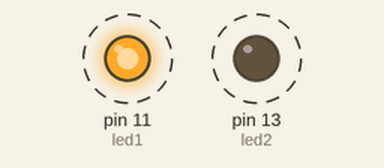
Recording of a program running on a simulated Raspberry Pi (header pin numbers). Shown: output pins drawn as LEDs (lit = HIGH). Dashed ring = blinking.

Above: at 0.5 s.
Timing chart, 0 to 4.6 s (numbered marks = the images above):
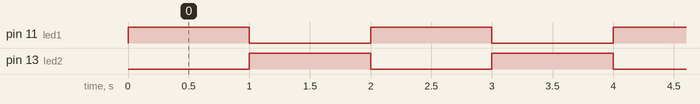

The program:

flipflopLed.py
```python
import RPi.GPIO as GPIO
import time

led1 = 11
led2 = 13

GPIO.setwarnings(False)

GPIO.setmode(GPIO.BOARD)
GPIO.setup(led1, GPIO.OUT)
GPIO.setup(led2, GPIO.OUT)

def flipflop():
	GPIO.output(led1,GPIO.HIGH)
	GPIO.output(led2,GPIO.LOW)
	time.sleep(1)
	GPIO.output(led1,GPIO.LOW)
	GPIO.output(led2,GPIO.HIGH)
	time.sleep(1)

while True:
	flipflop()
```

Measured:
- by itself, pin 11 (led1), pin 13 (led2): alternates HIGH for 1.0 s and LOW for 1.0 s
